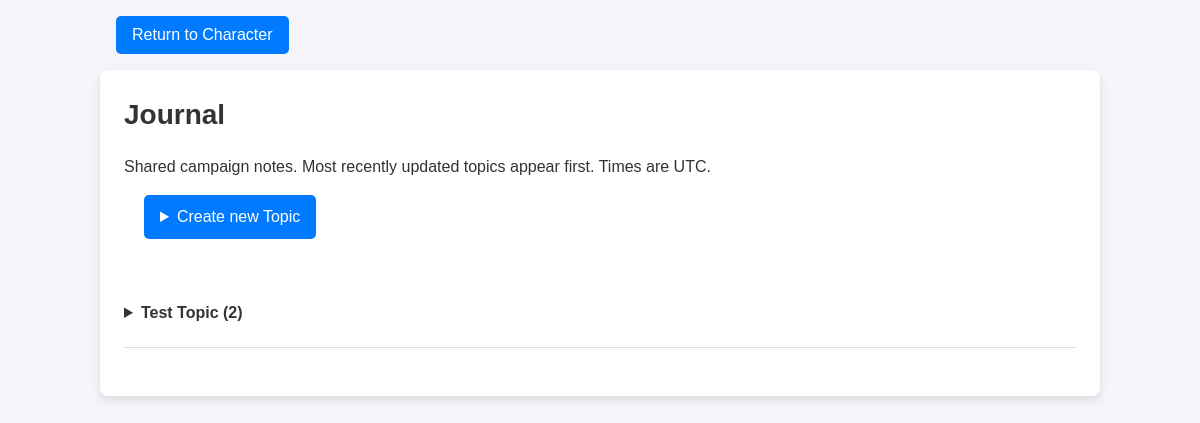
Page /journal (signed in) on the earlier database version.
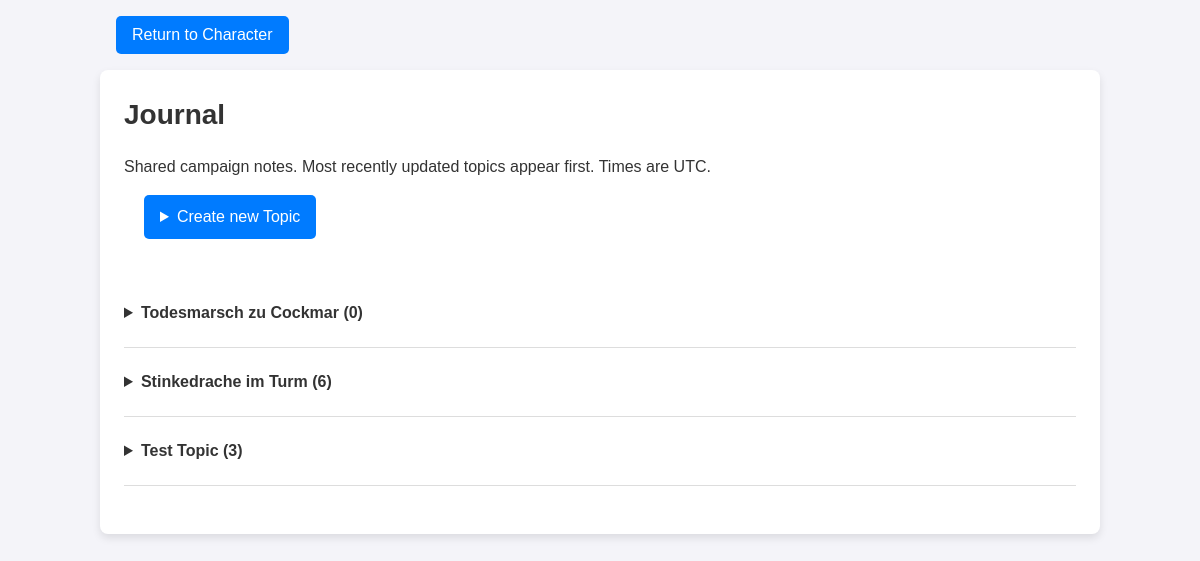
Same page on the later database version.
### tables this page shows
CREATE TABLE journalTopics (
    ID INTEGER PRIMARY KEY,
    Name TEXT NOT NULL CHECK(length(trim(Name)) BETWEEN 1 AND 200),
    CreationDate TEXT NOT NULL,
    ChangeDate TEXT NOT NULL
);

### app.py (the view, shortened to what this page needs)
        @self.app.route('/journal', methods=['GET', 'POST'])
        def journal():
            if 'user' not in session:
                return redirect(url_for('login'))
            if 'journal_token' not in session:
                session['journal_token'] = secrets.token_hex(32)
            error = None
            status = 200
            open_topic = request.args.get('topic', type=int)
            return render_template('journal.html',
                                   topics=DataManagers.jm_shared.get_all_journals_by_topic(),
                                   characters=DataManagers.cm_shared.get_dictionary(),
                                   token=session['journal_token'], error=error,
                                   open_topic=open_topic), status

### DataManagers.py (called while the page is built)
    def refresh_available_character_list(self):
        connection = sqlite3.connect('assets.db')
        cursor = connection.cursor()
        cursor.execute("SELECT id FROM character")
        rows = cursor.fetchall()
        ids = [row[0] for row in rows]
        for chara_id in ids:
            if chara_id not in self.Character_From_ID_Dictionary:
                new_character = Character(chara_id)
                self.Character_From_ID_Dictionary[chara_id] = new_character

    def get_dictionary(self):
        self.refresh_available_character_list()
        return self.Character_From_ID_Dictionary

    def get_all_journals_by_topic(self):
        with self._lock, closing(sqlite3.connect(self.db_path)) as connection:
            with connection:
                connection.execute('BEGIN')
                topics = [JournalTopic(*row) for row in connection.execute(
                    'SELECT ID, Name, CreationDate, ChangeDate FROM journalTopics '
                    'ORDER BY ChangeDate DESC, ID DESC')]
                by_id = {topic.ID: topic for topic in topics}
                for row in connection.execute(
                    'SELECT ID, Text, CreationDate, CharaID, journalTopicID FROM journalItems '
                    'ORDER BY CreationDate, ID'):
                    by_id[row[4]].Items.append(JournalItem(*row))
            self.Topics = topics
            return topics

### templates/journal.html (shortened to what this page needs)
<!DOCTYPE html>
<html lang="en">
<head>
    <link rel="stylesheet" href="{{ url_for('static', filename='navigation.css') }}">
    <link rel="stylesheet" href="{{ url_for('static', filename='site.css') }}">
</head>
<body class="site-page">
{% include "_character_navigation.html" %}
<div class="site-content">
<main>
    <h1>Journal</h1>
    <p>Shared campaign notes. Most recently updated topics appear first. Times are UTC.</p>
    <details {% if error and request.form.get('action') == 'topic' %}open{% endif %}>
        <summary class="create">Create new Topic</summary>
    </details>
    <section class="topics" aria-label="Journal topics">
        {% for topic in topics %}
            <div class="topic">
                    <details {% if topic.ID == open_topic %}open{% endif %}>
                        <summary>{{ topic.Name }} ({{ topic.Items|length }})</summary>
                    </details>
            </div>
        {% else %}<p>No journal topics yet. Create a topic to start your journal.</p>{% endfor %}
    </section>
</main>
</div>
</body>
</html>

### templates/_character_navigation.html
<nav class="character-navigation" aria-label="Character navigation">
    <a href="{{ url_for('character') }}">Return to Character</a>
</nav>

### static/navigation.css (style rules this page uses)
.character-navigation { max-width: 1000px; margin: 16px auto; padding: 0 16px; text-align: left; }
.character-navigation a { display: inline-block; padding: 10px 16px; border-radius: 5px; background: #007bff; color: white; text-decoration: none; font: 16px Arial, sans-serif; }

### static/site.css (style rules this page uses)
body.site-page { display: block; height: auto; min-height: 100vh; margin: 0; padding: 0; background: #f4f4f9; color: #333; font: 16px/1.5 Arial, sans-serif; text-align: left; }
.site-page * { box-sizing: border-box; }
.site-content { max-width: 1000px; margin: 16px auto 32px; padding: 24px; background: white; border-radius: 8px; box-shadow: 0 4px 8px rgb(0 0 0 / 10%); overflow-wrap: anywhere; }
.site-content .container, .site-content .container2, .site-content main { width: 100%; max-width: none; margin: 0; padding: 0; background: transparent; border-radius: 0; box-shadow: none; }
.site-content h1, .site-content h2 { color: #333; text-align: left; }
.site-content h1 { font-size: 1.75rem; }
.site-content button, .site-content .btn, .site-content .create { font: inherit; padding: 10px 16px; border: 0; border-radius: 5px; background: #007bff; color: white; cursor: pointer; }

### templates/journal.html (style rules this page uses)
* { box-sizing: border-box; }
body { font-family: Arial, sans-serif; background: #f4f4f9; color: #333; margin: 0; }
main { max-width: 900px; margin: 32px auto; padding: 24px; background: white; border-radius: 8px; }
h1 { margin-top: 0; }
a { color: #0056b3; }
button, .create { background: #007bff; color: white; padding: 10px 16px; border: 0; border-radius: 5px; cursor: pointer; font: inherit; }
summary { cursor: pointer; padding: 10px 0; font-weight: bold; overflow-wrap: anywhere; }
.create { display: list-item; width: fit-content; margin: 16px 0 16px 20px; }
.topics { margin: 24px 0; }
.topic { padding: 12px 0; border-bottom: 1px solid #ddd; }

Differences in the rows shown:
added journalTopics: Name "Todesmarsch zu Cockmar", Items|length "0"
added journalTopics: Name "Stinkedrache im Turm", Items|length "6"
changed journalTopics "Test Topic": Items|length "2" → "3"
